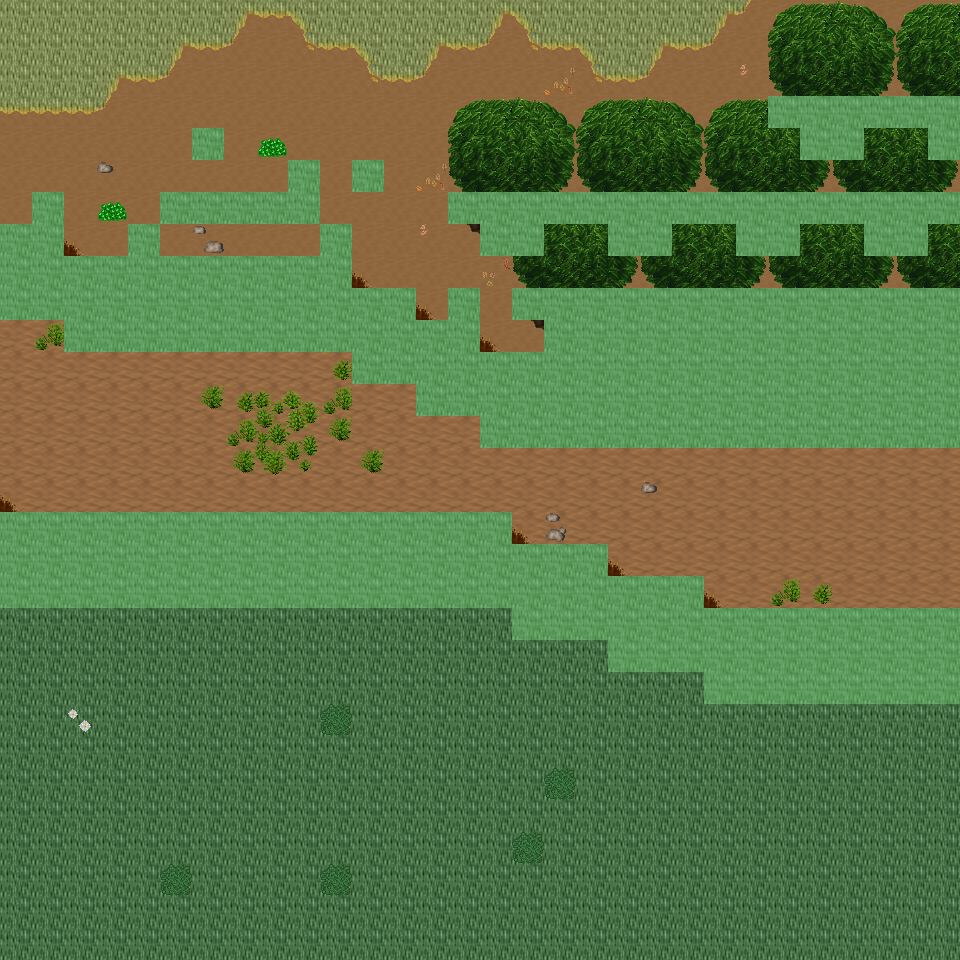

Tiled map render using the project's own tile images. Description and the map definition, with tile-layer contents summarised, below:
An orthogonal 30x30 tile map with 32x32 px tiles, 6 tile layers (Ground, Object, Object2, Above, ...), 48 tilesets and 10 objects (10x mapExit).

<map version="1.0" orientation="orthogonal" renderorder="right-down" width="30" height="30" tilewidth="32" tileheight="32" nextobjectid="11">
  <tileset firstgid="1" name="tileset_ground_ground" tilewidth="32" tileheight="32" tilecount="33" columns="3">
    <image source="../drawable/tileset_ground_ground.png" width="96" height="352" />
  </tileset>
  <tileset firstgid="34" name="tileset_ground_ground_2" tilewidth="32" tileheight="32" tilecount="4" columns="4">
    <image source="../drawable/tileset_ground_ground_2.png" width="128" height="32" />
  </tileset>
  <tileset firstgid="38" name="tileset_ground_ridge_earth_dark" tilewidth="32" tileheight="32" tilecount="96" columns="12">
    <image source="../drawable/tileset_ground_ridge_earth_dark.png" width="384" height="256" />
  </tileset>
  <tileset firstgid="134" name="tileset_plant_grasses" tilewidth="32" tileheight="32" tilecount="6" columns="3">
    <image source="../drawable/tileset_plant_grasses.png" width="96" height="64" />
  </tileset>
  <tileset firstgid="140" name="tileset_plant_bush_bushes" tilewidth="32" tileheight="32" tilecount="10" columns="5">
    <image source="../drawable/tileset_plant_bush_bushes.png" width="160" height="64" />
  </tileset>
  <tileset firstgid="150" name="tileset_plant_flower_daisy_white" tilewidth="32" tileheight="32" tilecount="8" columns="2">
    <image source="../drawable/tileset_plant_flower_daisy_white.png" width="64" height="128" />
  </tileset>
  <tileset firstgid="158" name="tileset_building_fence_fence_chunky" tilewidth="32" tileheight="32" tilecount="21" columns="3">
    <image source="../drawable/tileset_building_fence_fence_chunky.png" width="96" height="224" />
  </tileset>
  <tileset firstgid="179" name="tileset_ground_rock_rocks_2" tilewidth="32" tileheight="32" tilecount="4" columns="2">
    <image source="../drawable/tileset_ground_rock_rocks_2.png" width="64" height="64" />
  </tileset>
  <tileset firstgid="183" name="tileset_building_roof_green" tilewidth="32" tileheight="32" tilecount="20" columns="5">
    <image source="../drawable/tileset_building_roof_green.png" width="160" height="128" />
  </tileset>
  <tileset firstgid="203" name="tileset_building_wall_wall_brown" tilewidth="32" tileheight="32" tilecount="12" columns="3">
    <image source="../drawable/tileset_building_wall_wall_brown.png" width="96" height="128" />
  </tileset>
  <tileset firstgid="215" name="tileset_plant_flower_daisy_red" tilewidth="32" tileheight="32" tilecount="8" columns="2">
    <image source="../drawable/tileset_plant_flower_daisy_red.png" width="64" height="128" />
  </tileset>
  <tileset firstgid="223" name="tileset_item_corpse_huge_animal" tilewidth="32" tileheight="32" tilecount="16" columns="2">
    <image source="../drawable/tileset_item_corpse_huge_animal.png" width="64" height="256" />
  </tileset>
  <tileset firstgid="239" name="tileset_plant_stump_rectangular" tilewidth="32" tileheight="32" tilecount="4" columns="2">
    <image source="../drawable/tileset_plant_stump_rectangular.png" width="64" height="64" />
  </tileset>
  <tileset firstgid="243" name="tileset_ground_rock_pebbles" tilewidth="32" tileheight="32" tilecount="3" columns="1">
    <image source="../drawable/tileset_ground_rock_pebbles.png" width="32" height="96" />
  </tileset>
  <tileset firstgid="246" name="tileset_plant_tree_tree_green" tilewidth="32" tileheight="32" tilecount="88" columns="8">
    <image source="../drawable/tileset_plant_tree_tree_green.png" width="256" height="352" />
  </tileset>
  <tileset firstgid="334" name="tileset_item_pot_dark_barrel" tilewidth="32" tileheight="32" tilecount="2" columns="1">
    <image source="../drawable/tileset_item_pot_dark_barrel.png" width="32" height="64" />
  </tileset>
  <tileset firstgid="336" name="tileset_plant_leaves" tilewidth="32" tileheight="32" tilecount="8" columns="4">
    <image source="../drawable/tileset_plant_leaves.png" width="128" height="64" />
  </tileset>
  <tileset firstgid="344" name="tileset_item_statue_cross" tilewidth="32" tileheight="32" tilecount="1" columns="1">
    <image source="../drawable/tileset_item_statue_cross.png" width="32" height="32" />
  </tileset>
  <tileset firstgid="345" name="tileset_ground_ladder_vertical_dark" tilewidth="32" tileheight="32" tilecount="3" columns="3">
    <image source="../drawable/tileset_ground_ladder_vertical_dark.png" width="96" height="32" />
  </tileset>
  <tileset firstgid="348" name="tileset_furniture_light_dark_torch" tilewidth="32" tileheight="32" tilecount="8" columns="2">
    <image source="../drawable/tileset_furniture_light_dark_torch.png" width="64" height="128" />
  </tileset>
  <tileset firstgid="356" name="tileset_building_door_door_n" tilewidth="32" tileheight="32" tilecount="6" columns="3">
    <image source="../drawable/tileset_building_door_door_n.png" width="96" height="64" />
  </tileset>
  <tileset firstgid="362" name="tileset_building_window_window_long" tilewidth="32" tileheight="32" tilecount="3" columns="3">
    <image source="../drawable/tileset_building_window_window_long.png" width="96" height="32" />
  </tileset>
  <tileset firstgid="365" name="tileset_building_roof_yellow" tilewidth="32" tileheight="32" tilecount="20" columns="5">
    <image source="../drawable/tileset_building_roof_yellow.png" width="160" height="128" />
  </tileset>
  <tileset firstgid="385" name="tileset_plant_vine" tilewidth="32" tileheight="32" tilecount="3" columns="1">
    <image source="../drawable/tileset_plant_vine.png" width="32" height="96" />
  </tileset>
  <tileset firstgid="388" name="tileset_logic_portal" tilewidth="32" tileheight="32" tilecount="24" columns="8">
    <image source="../drawable/tileset_logic_portal.png" width="256" height="96" />
  </tileset>
  <tileset firstgid="412" name="tileset_logic_collision" tilewidth="32" tileheight="32" tilecount="1" columns="1">
    <image source="../drawable/tileset_logic_collision.png" width="32" height="32" />
  </tileset>
  <tileset firstgid="413" name="tileset_logic_protection" tilewidth="32" tileheight="32" tilecount="2" columns="2">
    <image source="../drawable/tileset_logic_protection.png" width="64" height="32" />
  </tileset>
  <tileset firstgid="415" name="tileset_ground_green_paving" tilewidth="32" tileheight="32" tilecount="18" columns="3">
    <image source="../drawable/tileset_ground_green_paving.png" width="96" height="192" />
  </tileset>
  <tileset firstgid="433" name="tileset_ground_grass_2" tilewidth="32" tileheight="32" tilecount="21" columns="3">
    <image source="../drawable/tileset_ground_grass_2.png" width="96" height="224" />
  </tileset>
  <tileset firstgid="454" name="tileset_ground_earth_edges" tilewidth="32" tileheight="32" tilecount="18" columns="6">
    <image source="../drawable/tileset_ground_earth_edges.png" width="192" height="96" />
  </tileset>
  <tileset firstgid="472" name="tileset_ground_grass_corners" tilewidth="32" tileheight="32" tilecount="24" columns="6">
    <image source="../drawable/tileset_ground_grass_corners.png" width="192" height="128" />
  </tileset>
  <tileset firstgid="496" name="tileset_ground_earth_edges_yellowgreen" tilewidth="32" tileheight="32" tilecount="15" columns="5">
    <image source="../drawable/tileset_ground_earth_edges_yellowgreen.png" width="160" height="96" />
  </tileset>
  <tileset firstgid="511" name="tileset_ground_water_pool" tilewidth="32" tileheight="32" tilecount="72" columns="3">
    <image source="../drawable/tileset_ground_water_pool.png" width="96" height="768" />
  </tileset>
  <tileset firstgid="583" name="tileset_building_house_pink_blue" tilewidth="32" tileheight="32" tilecount="99" columns="11">
    <image source="../drawable/tileset_building_house_pink_blue.png" width="352" height="288" />
  </tileset>
  <tileset firstgid="682" name="tileset_plant_flower_foxgloves" tilewidth="32" tileheight="32" tilecount="4" columns="2">
    <image source="../drawable/tileset_plant_flower_foxgloves.png" width="64" height="64" />
  </tileset>
  <tileset firstgid="686" name="tileset_plant_tree_evergreen" tilewidth="32" tileheight="32" tilecount="36" columns="3">
    <image source="../drawable/tileset_plant_tree_evergreen.png" width="96" height="384" />
  </tileset>
  <tileset firstgid="722" name="tileset_plant_tree_spruce" tilewidth="32" tileheight="32" tilecount="6" columns="2">
    <image source="../drawable/tileset_plant_tree_spruce.png" width="64" height="96" />
  </tileset>
  <tileset firstgid="728" name="tileset_plant_bush_large_green" tilewidth="32" tileheight="32" tilecount="9" columns="3">
    <image source="../drawable/tileset_plant_bush_large_green.png" width="96" height="96" />
  </tileset>
  <tileset firstgid="737" name="tileset_plant_stump_hollow_logs" tilewidth="32" tileheight="32" tilecount="6" columns="3">
    <image source="../drawable/tileset_plant_stump_hollow_logs.png" width="96" height="64" />
  </tileset>
  <tileset firstgid="743" name="tileset_plant_stump_small_stump" tilewidth="32" tileheight="32" tilecount="4" columns="2">
    <image source="../drawable/tileset_plant_stump_small_stump.png" width="64" height="64" />
  </tileset>
  <tileset firstgid="747" name="tileset_plant_bush_bush_pinks" tilewidth="32" tileheight="32" tilecount="4" columns="2">
    <image source="../drawable/tileset_plant_bush_bush_pinks.png" width="64" height="64" />
  </tileset>
  <tileset firstgid="751" name="tileset_building_outhouse" tilewidth="32" tileheight="32" tilecount="12" columns="3">
    <image source="../drawable/tileset_building_outhouse.png" width="96" height="128" />
  </tileset>
  <tileset firstgid="763" name="tileset_item_pot_wooden_bins" tilewidth="32" tileheight="32" tilecount="4" columns="2">
    <image source="../drawable/tileset_item_pot_wooden_bins.png" width="64" height="64" />
  </tileset>
  <tileset firstgid="767" name="tileset_ground_dry_grass" tilewidth="32" tileheight="32" tilecount="54" columns="9">
    <image source="../drawable/tileset_ground_dry_grass.png" width="288" height="192" />
  </tileset>
  <tileset firstgid="821" name="tileset_ground_grass_edges" tilewidth="32" tileheight="32" tilecount="36" columns="12">
    <image source="../drawable/tileset_ground_grass_edges.png" width="384" height="96" />
  </tileset>
  <tileset firstgid="857" name="tileset_light_light_1x1" tilewidth="32" tileheight="32" tilecount="3" columns="3">
    <image source="../drawable/tileset_light_light_1x1.png" width="96" height="32" />
  </tileset>
  <tileset firstgid="860" name="tileset_building_huts" tilewidth="32" tileheight="32" tilecount="338" columns="26">
    <image source="../drawable/tileset_building_huts.png" width="832" height="416" />
  </tileset>
  <tileset firstgid="1198" name="tileset_light_door_light" tilewidth="32" tileheight="32" tilecount="12" columns="3">
    <image source="../drawable/tileset_light_door_light.png" width="96" height="128" />
  </tileset>
  <layer name="Ground" width="30" height="30">
    <data>[900 cells, 900 non-empty, 4 distinct tile ids]</data>
  </layer>
  <layer name="Object" width="30" height="30">
    <data>[900 cells, 323 non-empty, 44 distinct tile ids]</data>
  </layer>
  <layer name="Object2" width="30" height="30">
    <data>[900 cells, 0 non-empty, 0 distinct tile ids]</data>
  </layer>
  <layer name="Above" width="30" height="30">
    <data>[900 cells, 90 non-empty, 10 distinct tile ids]</data>
  </layer>
  <layer name="Above2" width="30" height="30">
    <data>[900 cells, 36 non-empty, 4 distinct tile ids]</data>
  </layer>
  <layer name="Walkable" width="30" height="30">
    <data>[900 cells, 252 non-empty, 1 distinct tile ids]</data>
  </layer>
  <objectgroup name="MapEvents">
    <object id="1" name="north" type="mapExit" x="0" y="0" width="960" height="32">
      <properties>
        <property name="map" value="level_0_x121_y9" />
        <property name="x" value="0" />
        <property name="y" value="28" />
      </properties>
    </object>
    <object id="2" name="south" type="mapExit" x="0" y="928" width="960" height="32">
      <properties>
        <property name="map" value="level_0_x121_y11" />
        <property name="x" value="0" />
        <property name="y" value="1" />
      </properties>
    </object>
    <object id="3" name="west" type="mapExit" x="0" y="0" width="32" height="224">
      <properties>
        <property name="map" value="level_0_x120_y10" />
        <property name="x" value="28" />
        <property name="y" value="0" />
      </properties>
    </object>
    <object id="4" name="west2" type="mapExit" x="0" y="320" width="32" height="192">
      <properties>
        <property name="map" value="level_0_x120_y10" />
        <property name="x" value="28" />
        <property name="y" value="10" />
      </properties>
    </object>
    <object id="5" name="west3" type="mapExit" x="0" y="608" width="32" height="352">
      <properties>
        <property name="map" value="level_0_x120_y10" />
        <property name="x" value="28" />
        <property name="y" value="19" />
      </properties>
    </object>
    <object id="6" name="east" type="mapExit" x="928" y="0" width="32" height="96">
      <properties>
        <property name="map" value="level_0_x122_y10" />
        <property name="x" value="1" />
        <property name="y" value="0" />
      </properties>
    </object>
    <object id="7" name="east2" type="mapExit" x="928" y="160" width="32" height="32">
      <properties>
        <property name="map" value="level_0_x122_y10" />
        <property name="x" value="1" />
        <property name="y" value="5" />
      </properties>
    </object>
    <object id="8" name="east3" type="mapExit" x="928" y="224" width="32" height="64">
      <properties>
        <property name="map" value="level_0_x122_y10" />
        <property name="x" value="1" />
        <property name="y" value="7" />
      </properties>
    </object>
    <object id="9" name="east4" type="mapExit" x="928" y="448" width="32" height="160">
      <properties>
        <property name="map" value="level_0_x122_y10" />
        <property name="x" value="1" />
        <property name="y" value="14" />
      </properties>
    </object>
    <object id="10" name="east5" type="mapExit" x="928" y="704" width="32" height="256">
      <properties>
        <property name="map" value="level_0_x122_y10" />
        <property name="x" value="1" />
        <property name="y" value="22" />
      </properties>
    </object>
  </objectgroup>
</map>
